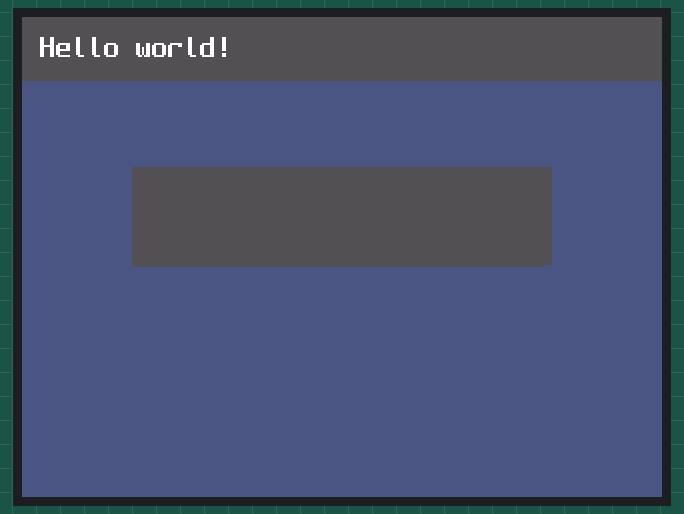
This program was run on a simulated Raspberry Pi Pico running MicroPython. Parts: 320×240 colour display. Files the program writes start out absent; library files of the repository ran but are not shown: st7789py.py; what the program prints to the serial console is not drawn. At 1.8 s the program stops and its outputs stay as they are.

Above: at 1.58 s.

The program:

main.py
```python
from machine import Pin, PWM, SPI, ADC
from sdcard import SDCard
import spleen8, spleen16
import layout
import time, os
import framebuf
from st7789py import color565, WHITE, YELLOW

joystick_x, joystick_y = ADC(Pin(27)), ADC(Pin(28))
joystick_sw = Pin(15, pull=Pin.PULL_UP)

pot = ADC(Pin(26))
pot_left, pot_right = Pin(8, pull=Pin.PULL_UP), Pin(9, pull=Pin.PULL_UP)

rotary_l, rotary_r = Pin(11), Pin(12)
rotary_push = Pin(13, pull=Pin.PULL_UP)

int_button = Pin(14, pull=Pin.PULL_UP)

sd_spi = SPI(0, sck=Pin(18, Pin.OUT), mosi=Pin(19, Pin.OUT), miso=Pin(16))
sd_cs = Pin(17, Pin.OUT)

sd = SDCard(sd_spi, sd_cs)

vfs = os.VfsFat(sd) # type: ignore

os.mount(vfs, "/sd")
print("Filesystem check")
print(os.listdir("/sd"))

BG_COLOR = color565(75, 86, 130)
STATUS_BAR_GRAY = color565(80, 80, 80)
BUTTON_GRAY = color565(170, 170, 170)

screen = layout.Screen(BG_COLOR)

home_root = layout.Container(0, 0, 320, 240)
status = layout.StatusBar(0, 32, "Hello world!", STATUS_BAR_GRAY, WHITE)
home_root.add(status)

new_project_button = layout.Button(160, 100, 210, 50, "New Project", BUTTON_GRAY, WHITE, STATUS_BAR_GRAY)
open_project_button = layout.Button(160, 172, 210, 50, "Open Project", BUTTON_GRAY, WHITE, STATUS_BAR_GRAY)
home_root.add(new_project_button, open_project_button)

screen.set_root(home_root)

screen.render(fill=True, layout=True)
```

spleen8.py
`````python
WIDTH = 8
HEIGHT = 16
FIRST = 0x20
LAST = 0x7F

font = b'\x00\x00\x00\x00\x00\x00\x00\x00\x00\x00\x00\x00\x00\x00\x00\x00\x00\x00\x18\x18\x18\x18\x18\x18\x18\x00\x18\x18\x00\x00\x00\x00\x00ffff\x00\x00\x00\x00\x00\x00\x00\x00\x00\x00\x00\x00\x00ll\xfellll\xfell\x00\x00\x00\x00\x00\x10~\xd0\xd0\xd0|\x16\x16\x16\x16\xfc\x10\x00\x00\x00\x00\x00\x06fl\x0c\x18\x1806f`\x00\x00\x00\x00\x00\x008lll8p\xda\xcc\xccz\x00\x00\x00\x00\x00\x18\x18\x18\x18\x00\x00\x00\x00\x00\x00\x00\x00\x00\x00\x00\x00\x0e\x1800````00\x18\x0e\x00\x00\x00\x00p\x18\x0c\x0c\x06\x06\x06\x06\x0c\x0c\x18p\x00\x00\x00\x00\x00\x00\x00f<\x18\xff\x18<f\x00\x00\x00\x00\x00\x00\x00\x00\x00\x00\x18\x18~\x18\x18\x00\x00\x00\x00\x00\x00\x00\x00\x00\x00\x00\x00\x00\x00\x00\x00\x18\x180\x00\x00\x00\x00\x00\x00\x00\x00\x00\x00~\x00\x00\x00\x00\x00\x00\x00\x00\x00\x00\x00\x00\x00\x00\x00\x00\x00\x00\x18\x18\x00\x00\x00\x00\x00\x06\x06\x0c\x0c\x18\x1800``\xc0\xc0\x00\x00\x00\x00\x00|\xc6\xc6\xce\xde\xf6\xe6\xc6\xc6|\x00\x00\x00\x00\x00\x00\x188xX\x18\x18\x18\x18\x18~\x00\x00\x00\x00\x00\x00|\xc6\x06\x06\x0c\x180`\xc6\xfe\x00\x00\x00\x00\x00\x00|\xc6\x06\x06<\x06\x06\x06\xc6|\x00\x00\x00\x00\x00\x00\xc0\xc0\xcc\xcc\xcc\xcc\xfe\x0c\x0c\x0c\x00\x00\x00\x00\x00\x00\xfe\xc6\xc0\xc0\xfc\x06\x06\x06\xc6|\x00\x00\x00\x00\x00\x00|\xc6\xc0\xc0\xfc\xc6\xc6\xc6\xc6|\x00\x00\x00\x00\x00\x00\xfe\xc6\x06\x06\x0c\x180000\x00\x00\x00\x00\x00\x00|\xc6\xc6\xc6|\xc6\xc6\xc6\xc6|\x00\x00\x00\x00\x00\x00|\xc6\xc6\xc6\xc6~\x06\x06\xc6|\x00\x00\x00\x00\x00\x00\x00\x00\x00\x18\x18\x00\x00\x00\x18\x18\x00\x00\x00\x00\x00\x00\x00\x00\x00\x18\x18\x00\x00\x00\x18\x180\x00\x00\x00\x00\x00\x06\x0c\x180``0\x18\x0c\x06\x00\x00\x00\x00\x00\x00\x00\x00\x00~\x00\x00~\x00\x00\x00\x00\x00\x00\x00\x00\x00`0\x18\x0c\x06\x06\x0c\x180`\x00\x00\x00\x00\x00\x00|\xc6\x06\x0c\x1800\x0000\x00\x00\x00\x00\x00\x00\x00|\xc2\xda\xda\xda\xda\xde\xc0|\x00\x00\x00\x00\x00\x00|\xc6\xc6\xc6\xfe\xc6\xc6\xc6\xc6\xc6\x00\x00\x00\x00\x00\x00\xfc\xc6\xc6\xc6\xfc\xc6\xc6\xc6\xc6\xfc\x00\x00\x00\x00\x00\x00~\xc0\xc0\xc0\xc0\xc0\xc0\xc0\xc0~\x00\x00\x00\x00\x00\x00\xfc\xc6\xc6\xc6\xc6\xc6\xc6\xc6\xc6\xfc\x00\x00\x00\x00\x00\x00~\xc0\xc0\xc0\xf8\xc0\xc0\xc0\xc0~\x00\x00\x00\x00\x00\x00~\xc0\xc0\xc0\xf8\xc0\xc0\xc0\xc0\xc0\x00\x00\x00\x00\x00\x00~\xc0\xc0\xc0\xde\xc6\xc6\xc6\xc6~\x00\x00\x00\x00\x00\x00\xc6\xc6\xc6\xc6\xfe\xc6\xc6\xc6\xc6\xc6\x00\x00\x00\x00\x00\x00~\x18\x18\x18\x18\x18\x18\x18\x18~\x00\x00\x00\x00\x00\x00~\x18\x18\x18\x18\x18\x18\x18\x18\xf0\x00\x00\x00\x00\x00\x00\xc6\xc6\xc6\xcc\xf8\xcc\xc6\xc6\xc6\xc6\x00\x00\x00\x00\x00\x00\xc0\xc0\xc0\xc0\xc0\xc0\xc0\xc0\xc0~\x00\x00\x00\x00\x00\x00\xc6\xee\xfe\xd6\xc6\xc6\xc6\xc6\xc6\xc6\x00\x00\x00\x00\x00\x00\xc6\xc6\xe6\xe6\xd6\xd6\xce\xce\xc6\xc6\x00\x00\x00\x00\x00\x00|\xc6\xc6\xc6\xc6\xc6\xc6\xc6\xc6|\x00\x00\x00\x00\x00\x00\xfc\xc6\xc6\xc6\xfc\xc0\xc0\xc0\xc0\xc0\x00\x00\x00\x00\x00\x00|\xc6\xc6\xc6\xc6\xc6\xc6\xd6\xd6|\x18\x0c\x00\x00\x00\x00\xfc\xc6\xc6\xc6\xfc\xc6\xc6\xc6\xc6\xc6\x00\x00\x00\x00\x00\x00~\xc0\xc0\xc0|\x06\x06\x06\x06\xfc\x00\x00\x00\x00\x00\x00\xff\x18\x18\x18\x18\x18\x18\x18\x18\x18\x00\x00\x00\x00\x00\x00\xc6\xc6\xc6\xc6\xc6\xc6\xc6\xc6\xc6~\x00\x00\x00\x00\x00\x00\xc6\xc6\xc6\xc6\xc6\xc6\xc6l8\x10\x00\x00\x00\x00\x00\x00\xc6\xc6\xc6\xc6\xc6\xc6\xd6\xfe\xee\xc6\x00\x00\x00\x00\x00\x00\xc6\xc6\xc6l8l\xc6\xc6\xc6\xc6\x00\x00\x00\x00\x00\x00\xc6\xc6\xc6\xc6~\x06\x06\x06\x06\xfc\x00\x00\x00\x00\x00\x00\xfe\x06\x06\x0c\x180`\xc0\xc0\xfe\x00\x00\x00\x00\x00>0000000000>\x00\x00\x00\x00\xc0\xc0``00\x18\x18\x0c\x0c\x06\x06\x00\x00\x00\x00|\x0c\x0c\x0c\x0c\x0c\x0c\x0c\x0c\x0c\x0c|\x00\x00\x00\x00\x108l\xc6\x00\x00\x00\x00\x00\x00\x00\x00\x00\x00\x00\x00\x00\x00\x00\x00\x00\x00\x00\x00\x00\x00\x00\x00\x00\xfe\x00\x000\x18\x0c\x00\x00\x00\x00\x00\x00\x00\x00\x00\x00\x00\x00\x00\x00\x00\x00\x00|\x06~\xc6\xc6\xc6~\x00\x00\x00\x00\x00\x00\xc0\xc0\xc0\xfc\xc6\xc6\xc6\xc6\xc6\xfc\x00\x00\x00\x00\x00\x00\x00\x00\x00~\xc0\xc0\xc0\xc0\xc0~\x00\x00\x00\x00\x00\x00\x06\x06\x06~\xc6\xc6\xc6\xc6\xc6~\x00\x00\x00\x00\x00\x00\x00\x00\x00~\xc6\xc6\xfe\xc0\xc0~\x00\x00\x00\x00\x00\x00\x1e000|00000\x00\x00\x00\x00\x00\x00\x00\x00\x00~\xc6\xc6\xc6\xc6\xc6|\x06\x06\xfc\x00\x00\x00\xc0\xc0\xc0\xfc\xc6\xc6\xc6\xc6\xc6\xc6\x00\x00\x00\x00\x00\x00\x18\x18\x008\x18\x18\x18\x18\x18\x1c\x00\x00\x00\x00\x00\x00\x18\x18\x00\x18\x18\x18\x18\x18\x18\x18\x18\x18p\x00\x00\x00\xc0\xc0\xc0\xcc\xd8\xf0\xf0\xd8\xcc\xc6\x00\x00\x00\x00\x00\x00000000000\x1c\x00\x00\x00\x00\x00\x00\x00\x00\x00\xec\xd6\xd6\xd6\xd6\xc6\xc6\x00\x00\x00\x00\x00\x00\x00\x00\x00\xfc\xc6\xc6\xc6\xc6\xc6\xc6\x00\x00\x00\x00\x00\x00\x00\x00\x00|\xc6\xc6\xc6\xc6\xc6|\x00\x00\x00\x00\x00\x00\x00\x00\x00\xfc\xc6\xc6\xc6\xc6\xc6\xfc\xc0\xc0\xc0\x00\x00\x00\x00\x00\x00~\xc6\xc6\xc6\xc6\xc6~\x06\x06\x06\x00\x00\x00\x00\x00\x00~\xc6\xc0\xc0\xc0\xc0\xc0\x00\x00\x00\x00\x00\x00\x00\x00\x00~\xc0\xc0|\x06\x06\xfc\x00\x00\x00\x00\x00\x00000|00000\x1e\x00\x00\x00\x00\x00\x00\x00\x00\x00\xc6\xc6\xc6\xc6\xc6\xc6~\x00\x00\x00\x00\x00\x00\x00\x00\x00\xc6\xc6\xc6\xc6l8\x10\x00\x00\x00\x00\x00\x00\x00\x00\x00\xc6\xc6\xd6\xd6\xd6\xd6n\x00\x00\x00\x00\x00\x00\x00\x00\x00\xc6l88l\xc6\xc6\x00\x00\x00\x00\x00\x00\x00\x00\x00\xc6\xc6\xc6\xc6\xc6\xc6~\x06\x06\xfc\x00\x00\x00\x00\x00\x00\xfe\x06\x0c\x180`\xfe\x00\x00\x00\x00\x00\x0e\x18\x18\x18\x18pp\x18\x18\x18\x18\x0e\x00\x00\x00\x00\x18\x18\x18\x18\x18\x18\x18\x18\x18\x18\x18\x18\x00\x00\x00\x00p\x18\x18\x18\x18\x0e\x0e\x18\x18\x18\x18p\x00\x00\x00\x00\x00\x00\x00\x00\x002~L\x00\x00\x00\x00\x00\x00\x00'

FONT = memoryview(font)
`````

layout.py
```python
from machine import Pin, SPI
import spleen8, spleen16
import time
import framebuf
from st7789py import ST7789, BLACK #type: ignore

"""Display initialization and text functions"""

tft_spi = SPI(0, baudrate=62_500_000, polarity=1, phase=1, sck=Pin(2, Pin.OUT), mosi=Pin(3, Pin.OUT))
tft_cs = Pin(5, Pin.OUT)

tft = ST7789(tft_spi, 240, 320, reset=Pin(7, Pin.OUT), dc=Pin(6, Pin.OUT), cs=tft_cs, rotation=3)
tft.init()

def preconvert_font_to_fb(font):
    WIDTH = font.WIDTH
    HEIGHT = font.HEIGHT
    FIRST = font.FIRST
    LAST = font.LAST
    FONT_BYTES = font.font
    bytes_per_row = (WIDTH + 7) // 8

    glyph_fbs = {}
    for code in range(FIRST, LAST):
        index = (code - FIRST) * HEIGHT * bytes_per_row
        glyph_bytes = FONT_BYTES[index:index + HEIGHT * bytes_per_row]

        fb = framebuf.FrameBuffer(bytearray(glyph_bytes), WIDTH, HEIGHT, framebuf.MONO_HMSB)
        fb_flip = framebuf.FrameBuffer(bytearray(WIDTH*HEIGHT*2), WIDTH, HEIGHT, framebuf.MONO_HMSB)
        for y in range(HEIGHT):
            for x in range(WIDTH):
                if fb.pixel(x, y):
                    fb_flip.pixel(WIDTH-x, y, 1)

        glyph_fbs[chr(code)] = fb_flip

    return glyph_fbs

def draw_text(text, x, y, glyphs, width=8, height=16, alignment_x=0, alignment_y=0, color=0xFFFF):
    x = x - ((width * len(text)) * alignment_x // 2)
    y = y - (height * alignment_y // 2)
    dx = x
    for c in text:
        fb = glyphs.get(c)
        for jx in range(width):
            for jy in range(height):
                if fb.pixel(jx, jy):
                    tft.pixel(dx+jx, y+jy, color)

        dx += width

spleen8_glyphs = preconvert_font_to_fb(spleen8)

"""Root elements and layouts"""

class Widget:
    def __init__(self, x, y, width, height, visible=True):
        self.x, self.y = x, y
        self.width, self.height = width, height
        self.visible = visible

    def draw(self):
        pass

    def update(self):
        pass

class Container(Widget):
    def __init__(self, x, y, width, height, padding=0, spacing=0):
        super().__init__(x, y, width, height)

        self.children = []
        self.padding = padding
        self.spacing = spacing

    def add(self, *widgets):
        for widget in widgets:
            self.children.append(widget)

    def layout(self):
        pass

class HBox(Container):
    def layout(self):
        current_x = self.x + self.padding
        for child in self.children:
            child.x = current_x
            child.y = self.y + self.padding

            current_x += child.width + self.spacing

class VBox(Container):
    def layout(self):
        current_y = self.y + self.padding
        for child in self.children:
            child.x = self.x + self.padding
            child.y = current_y

            current_y += child.height + self.spacing

class Grid(Container):
    def __init__(self, x, y, width, height, rows, cols, padding=0, spacing=0):
        super().__init__(x, y, width, height, padding, spacing)

        self.rows = rows
        self.cols = cols

    def layout(self):
        cell_width = (self.width - (2 * self.padding) - (self.cols - 1) * self.spacing) // self.cols
        cell_height = (self.height - (2 * self.padding) - (self.rows - 1) * self.spacing) // self.rows

        for index, child in enumerate(self.children):
            row, col = divmod(index, self.cols)
            child.x = self.padding + (self.spacing + cell_width) * col
            child.y = self.padding + (self.spacing + cell_height) * row
            child.width = cell_width
            child.height = cell_height

class Screen:
    def __init__(self, color=BLACK):
        self.root = None
        self.color = color

    def set_root(self, container):
        self.root = container

    def render(self, fill=False, layout=False):
        if fill:
            tft.fill(self.color)
        if self.root:
            if layout:
                self.root.layout()
            self._draw_widget(self.root)

    def _draw_widget(self, widget):
        if not widget.visible:
            return
        widget.draw()
        if isinstance(widget, Container):
            for child in widget.children:
                self._draw_widget(child)

"""Widget types"""

class Label(Widget):
    def __init__(self, x, y, text, color, alignment_x=0, alignment_y=0):
        super().__init__(x, y, 8*len(text), 16)
        self.text = text
        self.color = color
        self.alignment_x, self.alignment_y = alignment_x, alignment_y

    def draw(self):
        draw_text(self.text, self.x, self.y, spleen8_glyphs, alignment_x=self.alignment_x, alignment_y=self.alignment_y, color=self.color)

class StatusBar(Widget):
    def __init__(self, y, height, text, bg_color, color, alignment_x=0):
        super().__init__(0, y, 320, height)
        self.text = text
        self.bg_color = bg_color
        self.color = color
        self.alignment_x = 0

    def draw(self):
        aligned_x = self.x + self.width * self.alignment_x // 2 + (8 - (8 * self.alignment_x))

        tft.fill_rect(0, self.y, 320, self.height, self.bg_color)
        draw_text(self.text, aligned_x, self.y + 16, spleen8_glyphs, alignment_x=0, alignment_y=1, color=self.color)

class Button(Widget):
    def __init__(self, x, y, width, height, text, bg_color, color, border_color=None, centered=True):
        super().__init__(x, y, width, height)
        self.text = text
        self.bg_color = bg_color
        self.text_color = color
        self.border_color = border_color
        self.centered = centered

    def draw(self):
        aligned_x = self.x if self.centered == False else self.x - self.width // 2
        aligned_y = self.y if self.centered == False else self.y - self.height // 2

        tft.fill_rect(aligned_x, aligned_y, self.width, self.height, self.border_color)
        tft.fill_rect(aligned_x + 1, aligned_y + 1, self.width - 2, self.height - 2, self.bg_color)

        draw_text(self.text, aligned_x + self.width // 2, aligned_y + self.height // 2, spleen8_glyphs, alignment_x=1, alignment_y=1, color=self.text_color)

class Spacer(Widget):
    def __init__(self, width=None, height=None):
        super().__init__(0, 0, width or 0, height or 0)

    def draw(self):
        pass
```

Source omitted: spleen16.py (21639 bytes)
